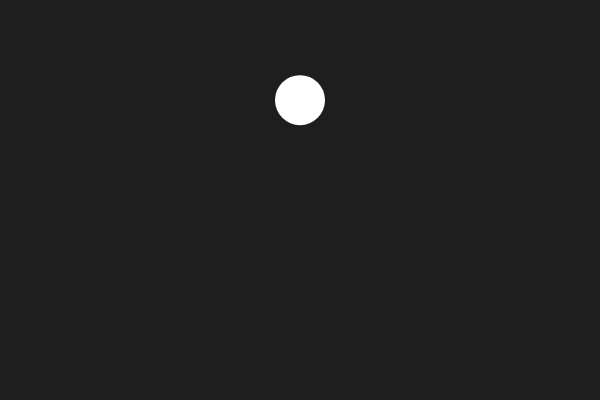
Frame 1 (no input)
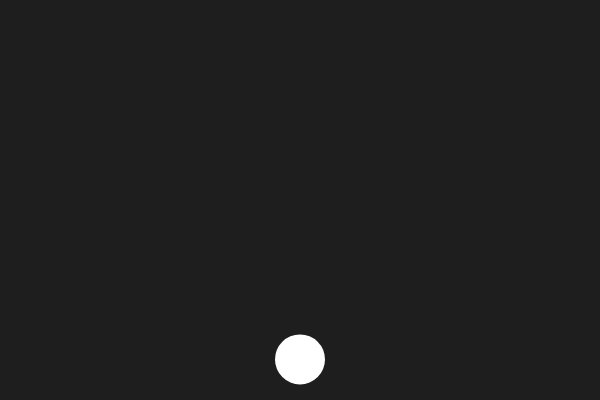
Frame 60 (no input)
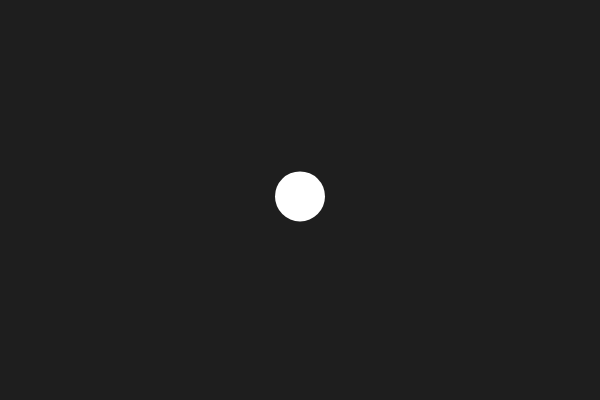
Frame 120 (the mouse pressed at the canvas centre since frame 60)

The p5.js sketch that drew these frames (run headless with seeded random() and noise() and a simulated clock; from frame 60 on, the mouse is pressed at the canvas centre):

// p5.js sketch
// ── sketch.js
class Mover {
    constructor(initialPosition, initialVelocity = createVector(0, 0)) {
        this.position = createVector(initialPosition.x, initialPosition.y);
        this.velocity = FROM_PIXELS_TO_SEC(initialVelocity);
        this.mass = 1;

        this.nextForce = createVector(0, 0);
    }

    addForce(force) {
        this.nextForce.add(force);
    }

    update() {
        this.checkEdges();
        // f = ma => a = f/m
        const acceleration = p5.Vector.div(this.nextForce, this.mass);
        this.nextForce = createVector(0, 0);

        this.velocity.add(acceleration);
        this.position.add(this.velocity);
    }

    checkEdges() {
        //check edges
        const radius = this.getRadius();

        if (this.position.y > height - radius) {
            this.position.y = height - radius;
            this.velocity.y *= -0.9;
            // Add friction when we touch with the ground
            // Usually, friction is a force which is in the inverse direction of the velocity
            // For right now, we will use a fixed magnitude, but we need to calculate 
            // if using the normal force with the surface
            const frictionDirection = this.velocity.copy().normalize().mult(-1);
            const frictionMag = 0.5;
            this.addForce(frictionDirection.mult(frictionMag));
        } else if (this.position.y < radius) {
            this.position.y = radius;
            this.velocity.y *= -0.9;
        }
        
        if (this.position.x > width - radius) {
            this.position.x = width - radius;
            this.velocity.x *= -0.9;
        } else if (this.position.x < radius) {
            this.position.x = radius;
            this.velocity.x *= -0.9;
        }
    }

    getRadius() {
        return this.mass * 25;
    }

    render() {
        noStroke();
        circle(this.position.x, this.position.y, this.getRadius() * 2);
    }
}

function FROM_PIXELS_TO_SEC(velocity) {
    return p5.Vector.mult(velocity, 1/60);
}

// In gravity accerelation(g) is fixed. But the force changes due to the mass
// So, all objects reach the ground at the same time.
function GET_GRAVITY_FORCE(mover) {
    return FROM_PIXELS_TO_SEC(createVector(0, 9.8)).mult(mover.mass);
}

let mover;
let mover2;

function setup() {
    // Runs once
    createCanvas(600, 400); // width, height

    mover = new Mover(createVector(width/2, 100));
    mover.mass = 1;
}

function draw() {
    // Runs every frame (default ~60 fps)
    background(30);

    mover.addForce(GET_GRAVITY_FORCE(mover));
    mover.update();
    mover.render();
}

function mousePressed() {
    // add wind force
    const forceX = mouseX - width/2;
    mover.addForce(FROM_PIXELS_TO_SEC(createVector(forceX, 0)));
}
